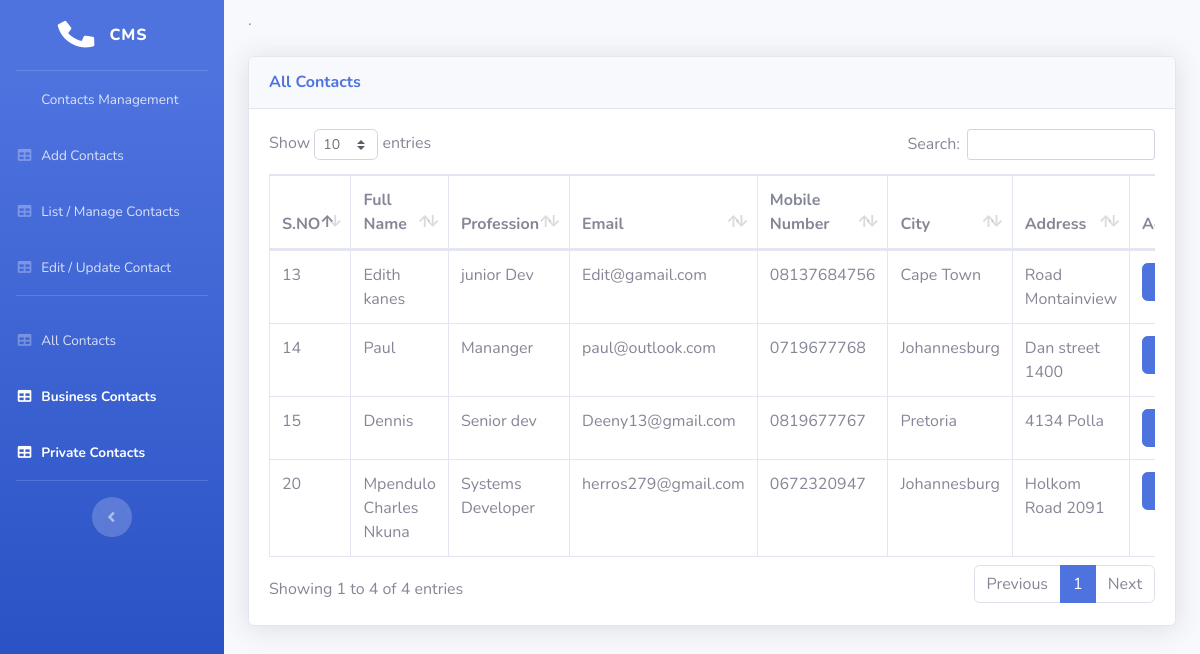
Screenshot of /contactsmanagement/allcontacts.php with the database file from the repository.
### tables this page shows
CREATE TABLE `contacts` (
  `id` int(11) NOT NULL,
  `Address` varchar(50) NOT NULL,
  `City` varchar(255) NOT NULL,
  `Email` varchar(50) NOT NULL,
  `Fullname` varchar(255) NOT NULL,
  `Mobile` varchar(255) NOT NULL,
  `Profession` varchar(255) NOT NULL,
  `contact_type` int(11) NOT NULL DEFAULT 1
);

### contactsmanagement/allcontacts.php (the view, shortened to what this page needs)
<?php  include('process.php'); ?>
<!DOCTYPE html>
<html lang="en">
<head>
  <link href="vendor/fontawesome-free/css/all.min.css" rel="stylesheet" type="text/css">
  <link href="css/sb-admin-2.min.css" rel="stylesheet">
  <link href="vendor/datatables/dataTables.bootstrap4.min.css" rel="stylesheet">
</head>
<body id="page-top">
  <div id="wrapper">
    <ul class="navbar-nav bg-gradient-primary sidebar sidebar-dark accordion" id="accordionSidebar">
      <a class="sidebar-brand d-flex align-items-center justify-content-center" href="index.php">
        <div class="sidebar-brand-icon rotate-n-15">
          <i class="fas fa-phone-alt"></i>
        </div>
        <div class="sidebar-brand-text mx-3">CMS<sup></sup></div>
      </a>
      <hr class="sidebar-divider my-0">
      <li class="nav-item">
	      <a class="nav-link" href="index.php">
          <span>Contacts Management</span></a>
      </li>
	  <li class="nav-item">
        <a class="nav-link" href="addcontacts.php">
          <i class="fas fa-fw fa-table"></i>
          <span>Add Contacts</span></a>
      </li>
	  <li class="nav-item">
        <a class="nav-link" href="managecontacts.php">
          <i class="fas fa-fw fa-table"></i>
          <span>List / Manage Contacts</span></a>
      </li>
	  <li class="nav-item">
        <a class="nav-link" href="edit.php">
          <i class="fas fa-fw fa-table"></i>
          <span>Edit / Update Contact</span></a>
      </li>
      <hr class="sidebar-divider">
      <li class="nav-item">
        <a class="nav-link" href="allcontacts.php">
          <i class="fas fa-fw fa-table"></i>
          <span>All Contacts</span></a>
      </li>
      <li class="nav-item active">
        <a class="nav-link" href="business.php">
          <i class="fas fa-fw fa-table"></i>
          <span>Business Contacts</span></a>
      </li>
	  <li class="nav-item active">
        <a class="nav-link" href="private.php">
          <i class="fas fa-fw fa-table"></i>
          <span>Private Contacts</span></a>
      </li>
      <hr class="sidebar-divider d-none d-md-block">
      <div class="text-center d-none d-md-inline">
        <button class="rounded-circle border-0" id="sidebarToggle"></button>
      </div>
    </ul>
    <div id="content-wrapper" class="d-flex flex-column">
      <div id="content">
        <div class="container-fluid">
          <h1 class="h3 mb-2 text-gray-800"><?php if (isset($_SESSION['message'])): ?>
	<div class="msg">
		<?php
			echo $_SESSION['message'];
			unset($_SESSION['message']);
		?>
	</div>
<?php endif ?>
          <p class="mb-4"></a>.</p>
          <div class="card shadow mb-4">
            <div class="card-header py-3">
              <h6 class="m-0 font-weight-bold text-primary">All Contacts</h6>
            </div>
            <div class="card-body">
              <div class="table-responsive">
			  <?php $results = mysqli_query($db, "SELECT * FROM contacts"); ?>
                <table class="table table-bordered" id="dataTable" width="100%" cellspacing="0">
                  <thead>
                    <tr>
					  <th>S.NO</th>
                      <th>Full Name</th>
                      <th>Profession</th>
					  <th>Email</th>
					  <th>Mobile Number</th>
					  <th>City</th>
					  <th>Address</th>
                      <th colspan="1">Action</th>
                    </tr>
                  </thead>
                  <?php while ($row = @mysqli_fetch_array($results)) { ?>
		      <tr>
			      <td><?php echo $row['id']; ?></td>
                  <td><?php echo $row['Fullname']; ?></td>
                  <td><?php echo $row['Profession']; ?></td>
                  <td><?php echo $row['Email']; ?></td>
                  <td><?php echo $row['Mobile']; ?></td>
                  <td><?php echo $row['City']; ?></td>
                  <td><?php echo $row['Address']; ?></td>
                <td>
				   <a href="edit.php?edit=<?php echo $row['id']; ?>" class="btn btn-primary btn-xs" >Edit</a> <br>
			    </td>
		     </tr>
	<?php } ?>
                </table>
              </div>
            </div>
          </div>
        </div>
      </div>
    </div>
  </div>
</body>
</html>

### rows the page displays
contacts: id "13", Fullname "Edith kanes", Profession "junior Dev", Email "Edit@gamail.com", Mobile "08137684756", City "Cape Town", Address "Road Montainview"
contacts: id "14", Fullname "Paul", Profession "Mananger", Email "paul@outlook.com", Mobile "0719677768", City "Johannesburg", Address "Dan street 1400"
contacts: id "15", Fullname "Dennis", Profession "Senior dev", Email "Deeny13@gmail.com", Mobile "0819677767", City "Pretoria", Address "4134 Polla"
contacts: id "20", Fullname "Mpendulo Charles Nkuna", Profession "Systems Developer", Email "herros279@gmail.com", Mobile "0672320947", City "Johannesburg", Address "Holkom Road 2091"
